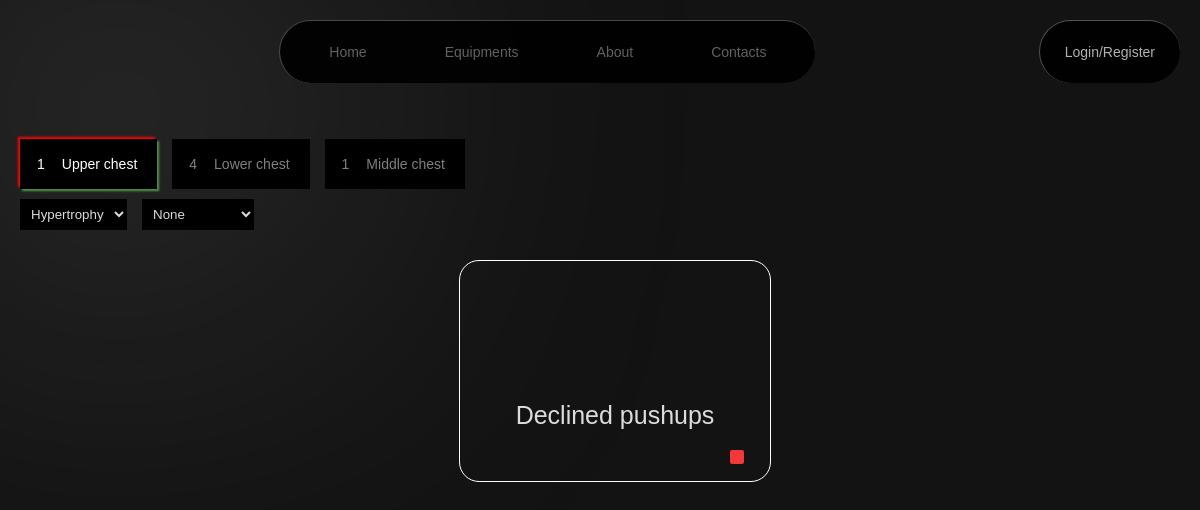
/submuscles/1/1/, run on the app's committed database.
### api/models.py (models this page shows, shortened)
class SubMuscle(models.Model):
    name = models.CharField(max_length = 30)
    muscle = models.ForeignKey(MuscleGroup, on_delete=models.CASCADE, null= True)
    def __str__(self):
        return self.name

class Workout(models.Model):
    class DifficultyChoices(models.TextChoices):
        EASY = 'easy', 'easy'
        MEDIUM = 'medium', 'medium'
        HARD = 'hard', 'hard'
    class TypeChoices(models.TextChoices):
        ISOLATED = 'isolated','isolated'
        COMPOUND = 'compound', 'compound'
    name = models.CharField(max_length = 50)
    difficulty = models.PositiveSmallIntegerField(
        validators = [MinValueValidator(0), MaxValueValidator(2)]
    )
    description = models.TextField(max_length = 500)
    equipment = models.ManyToManyField(Equipment, related_name = "workouts")
    muscle = models.ManyToManyField(MuscleGroup, related_name = "workouts")
    sub_muscle = models.ManyToManyField(SubMuscle, related_name = 'workouts')
    type = models.CharField(choices = TypeChoices)
    strength_score = models.PositiveSmallIntegerField(
        validators = [MinValueValidator(0), MaxValueValidator(10)]
    )
    hypertrophy_score = models.PositiveSmallIntegerField(
        validators = [MinValueValidator(0), MaxValueValidator(10)]
    )
    endurance_score = models.PositiveSmallIntegerField(
        validators = [MinValueValidator(0), MaxValueValidator(10)]
    )

### api/views.py (the view, shortened to what this page needs)
# urls.py: path("submuscles/<int:muscle_id>/<int:current>/", views.available_workouts_for_submuscle, name="available_workouts_submuscle"),
@csrf_protect
def available_workouts_for_submuscle(request, muscle_id, current = 0):
    ids = request.session.get("equipment_ids", -1)
    if(ids == -1):
        ids = Workout.objects.all().values_list("id", flat = True)
    submuscles = SubMuscle.objects.filter(muscle__id = muscle_id)
    if current!=0:
        submuscle = SubMuscle.objects.get(id = current)
        active = submuscle.id
        workouts = Workout.objects.filter(equipment__id__in = ids, sub_muscle = submuscle).distinct()
    else:
        workouts = Workout.objects.filter(equipment__id__in = ids, sub_muscle = submuscles[0]).distinct()
        active = submuscles[0].id
    ids = Workout.objects.filter(equipment__id__in = ids).values_list("id", flat = True)
    context = {"ids":ids, "muscle_id":muscle_id, "submuscles":submuscles, "workouts_selected":workouts.order_by("-hypertrophy_score"), "active":active, "current":current}
    context["select"] = 0
    context["diff"] = 0
    return render(request, "api/available_workouts_submuscle.html", context)

### api/templatetags/custom_tags.py (called while the page is built)
@register.simple_tag
def get_workout_counts_submuscle(ids, submuscle):
    return len(submuscle.workouts.filter(id__in = ids))

### api/templates/api/available_workouts_submuscle.html (shortened to what this page needs)
{% extends "main.html" %}
{% block content %}
{% load static %}
{% load custom_tags %}
        <link rel="stylesheet" href="{% static 'api/available_workout_submuscle.css' %}">
        <div id="muscle_container">
            {% for submuscle in submuscles %}
            <div id ="{% if submuscle.id == active %}active{% else %} {% endif %}" onclick="window.location.href=`{% url 'available_workouts_submuscle' muscle_id submuscle.id %}`" class="submuscle_card">
            <div class="submuscle_count">
                {% get_workout_counts_submuscle ids submuscle %}
            </div>
            <div class="submuscle_name">{{submuscle}}</div>
            </div>
            {% endfor %}
        </div>
    <form method="post" action="/submuscles/{{muscle_id}}/{{current}}/" id="sort_form">
        <select id="goal" name="option">
            <option value="0" class="goal_item" {% if select == '0' %}selected{% endif %}>Hypertrophy</option>
        </select>
        <select id="difficulty" name="difficulty">
            <option value="none" class="diff" {% if diff == 0 %}selected{% endif %}>
                None
            </option>
        </select>
    </form>
        <div id="workout_container">
            {% for workout in workouts_selected %}
            <div onclick="window.location.href=`{% url 'workout_page' workout.id %}`" class="workout_cards">
                <center>
                <div class="workout_name">{{workout.name}}</div>
                <div class = "diff{{workout.difficulty}}">
                </div>
                </center>
            </div>
            {% endfor %}
        </div>
{% endblock %}

### static/navbar.css (style rules this page uses)
body { margin:20px; font-family:sans-serif; font-size:14px; background: #131313; }
body::before { content: ""; position: absolute; top: 0; left: 0; width: 30%; height: 35%; background: radial-gradient( circle at left top, rgba(179, 177, 177, 0.705), transparent 90% ); filter: blur(160px); z-index: -1; }

### api/static/api/available_workout_submuscle.css (style rules this page uses)
#muscle_container { display:flex; }
.submuscle_card { display:flex; justify-content: space-between; background-color: black; padding:10px; margin-right: 15px; transition:0.3s; }
.submuscle_name { color:white; padding:7px; padding-left:10px; padding-right:10px; color: grey; }
.submuscle_count { color:white; padding:7px; color: grey; }
#active { box-shadow: rgb(76, 154, 69) 2px 2px 2px,red -2px -2px 2px; }
#active div { color: white; }
#workout_container { display:flex; flex-wrap:wrap; margin-top:30px; justify-content: space-evenly; margin-left:40px; margin-right:40px; }
.workout_cards { border:1px solid white; padding:20px; width:25%; margin-bottom:30px; margin-left:30px; height:180px; border-radius:20px; }
.workout_name { color: rgb(222, 219, 219); font-size:25px; font-family:Arial, Helvetica, sans-serif; margin-top:120px; transition: 0.3s; }
.diff2 { background-color:#F63737; width:14px; height:14px; border-radius:2px; margin-top:20px; margin-left:90%; }
#sort_form { margin-top:10px; display:flex; justify-content: space-between; width:15%; }
#sort_form select { font:15px ; padding:7px; background-color: black; border:none; color: rgb(219, 218, 218); }
#goal { margin-right:15px; }

### data on the page
SubMuscle: id "1", name "Upper chest"
SubMuscle: id "4", name "Lower chest"
SubMuscle: id "1", name "Middle chest"
Workout: name "Declined pushups", difficulty 2 (drawn)
